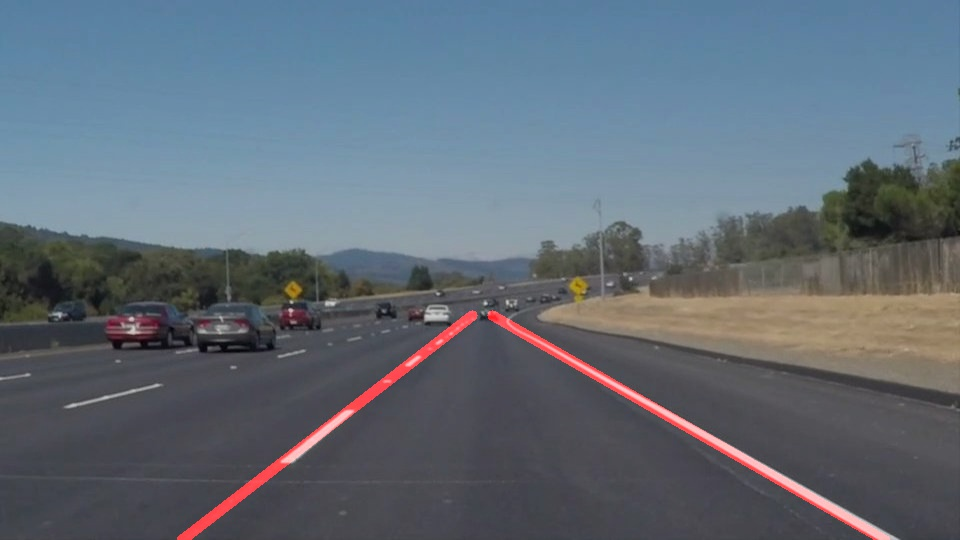
#> input picture test_images/out_solidWhiteCurve.jpg, 960 x 540 px; its folder holds only this picture in this run
$ jupyter execute --allow-errors P1.ipynb   (shell and % lines are left out)
#> lines starting #> are read from the running program, lines starting #| are printed output that depends on the picture; after the words box and inside, x2 and y2 are one past the last pixel; in counts of white or black regions, pixels touching at a corner belong together
# **Finding Lane Lines on the Road**
***
In this project, you will use the tools you learned about in the lesson to identify lane lines on the road.  You can develop your pipeline on a series of individual images, and later apply the result to a video stream (really just a series of images). Check out the video clip "raw-lines-example.mp4" (also contained in this repository) to see what the output should look like after using the helper functions below.

Once you have a result that looks roughly like "raw-lines-example.mp4", you'll need to get creative and try to average and/or extrapolate the line segments you've detected to map out the full extent of the lane lines.  You can see an example of the result you're going for in the video "P1_example.mp4".  Ultimately, you would like to draw just one line for the left side of the lane, and one for the right.

---
Let's have a look at our first image called 'test_images/solidWhiteRight.jpg'.  Run the 2 cells below (hit Shift-Enter or the "play" button above) to display the image.

**Note: If, at any point, you encounter frozen display windows or other confounding issues, you can always start again with a clean slate by going to the "Kernel" menu above and selecting "Restart & Clear Output".**

---

**The tools you have are color selection, region of interest selection, grayscaling, Gaussian smoothing, Canny Edge Detection and Hough Tranform line detection.  You  are also free to explore and try other techniques that were not presented in the lesson.  Your goal is piece together a pipeline to detect the line segments in the image, then average/extrapolate them and draw them onto the image for display (as below).  Once you have a working pipeline, try it out on the video stream below.**

---

<figure>

 <figcaption>
 <p></p>
 <p style="text-align: center;"> Your output should look something like this (above) after detecting line segments using the helper functions below </p>
 </figcaption>
</figure>
 <p></p>
<figure>

 <figcaption>
 <p></p>
 <p style="text-align: center;"> Your goal is to connect/average/extrapolate line segments to get output like this</p>
 </figcaption>
</figure>

**Run the cell below to import some packages.  If you get an `import error` for a package you've already installed, try changing your kernel (select the Kernel menu above --> Change Kernel).  Still have problems?  Try relaunching Jupyter Notebook from the terminal prompt.  Also, see [this forum post](https://carnd-forums.udacity.com/cq/viewquestion.action?spaceKey=CAR&id=29496372&questionTitle=finding-lanes---import-cv2-fails-even-though-python-in-the-terminal-window-has-no-problem-with-import-cv2) for more troubleshooting tips.**

[cell 1]
#importing some useful packages
import matplotlib.pyplot as plt
import matplotlib.image as mpimg
import numpy as np
import cv2

#> (a cell that did not finish here is left out)

**Some OpenCV functions (beyond those introduced in the lesson) that might be useful for this project are:**

`cv2.inRange()` for color selection
`cv2.fillPoly()` for regions selection
`cv2.line()` to draw lines on an image given endpoints
`cv2.addWeighted()` to coadd / overlay two images
`cv2.cvtColor()` to grayscale or change color
`cv2.imwrite()` to output images to file
`cv2.bitwise_and()` to apply a mask to an image

**Check out the OpenCV documentation to learn about these and discover even more awesome functionality!**

Below are some helper functions to help get you started. They should look familiar from the lesson!

[cell 3]
import math

def grayscale(img):
    """Applies the Grayscale transform
    This will return an image with only one color channel
    but NOTE: to see the returned image as grayscale
    (assuming your grayscaled image is called 'gray')
    you should call plt.imshow(gray, cmap='gray')"""
    return cv2.cvtColor(img, cv2.COLOR_RGB2GRAY)
    # Or use BGR2GRAY if you read an image with cv2.imread()
    # return cv2.cvtColor(img, cv2.COLOR_BGR2GRAY)

def canny(img, low_threshold, high_threshold):
    """Applies the Canny transform"""
    return cv2.Canny(img, low_threshold, high_threshold)

def gaussian_blur(img, kernel_size):
    """Applies a Gaussian Noise kernel"""
    return cv2.GaussianBlur(img, (kernel_size, kernel_size), 0)

def region_of_interest(img, vertices):
    """
    Applies an image mask.

    Only keeps the region of the image defined by the polygon
    formed from `vertices`. The rest of the image is set to black.
    """
    #defining a blank mask to start with
    mask = np.zeros_like(img)

    #defining a 3 channel or 1 channel color to fill the mask with depending on the input image
    if len(img.shape) > 2:
        channel_count = img.shape[2]  # i.e. 3 or 4 depending on your image
        ignore_mask_color = (255,) * channel_count
    else:
        ignore_mask_color = 255

    #filling pixels inside the polygon defined by "vertices" with the fill color
    cv2.fillPoly(mask, vertices, ignore_mask_color)

    #returning the image only where mask pixels are nonzero
    masked_image = cv2.bitwise_and(img, mask)
    return masked_image

# line_memory = []
def draw_lines(img, lines, color=[255, 0, 0], thickness=10):
    """
    NOTE: this is the function you might want to use as a starting point once you want to
    average/extrapolate the line segments you detect to map out the full
    extent of the lane (going from the result shown in raw-lines-example.mp4
    to that shown in P1_example.mp4).

    Think about things like separating line segments by their
    slope ((y2-y1)/(x2-x1)) to decide which segments are part of the left
    line vs. the right line.  Then, you can average the position of each of
    the lines and extrapolate to the top and bottom of the lane.

    This function draws `lines` with `color` and `thickness`.
    Lines are drawn on the image inplace (mutates the image).
    If you want to make the lines semi-transparent, think about combining
    this function with the weighted_img() function below
    """
    left_m = 0
    left_b = 0
    left_count = 0
    right_m = 0
    right_b = 0
    right_count = 0

    left_stop = -0.43
    right_stop = 0.43

    y_stop = 315

    for line in lines:
        for x1,y1,x2,y2 in line:
            slope = ((y2-y1)/(x2-x1))
            intercept = y2 - (slope * x2)
            if slope > left_stop:
                left_m += slope
                left_b += intercept
                left_count += 1
            elif slope < right_stop:
                right_m += slope
                right_b += intercept
                right_count += 1

# [10 lines of commented-out code are left out]

    if left_count > 0:
        mL = left_m / left_count
        bL = left_b / left_count

    if right_count > 0:
        mR = right_m / right_count
        bR = right_b / right_count

    if left_count > 0:
        x1 = (img.shape[0] - bL) / mL
        x2 = (y_stop - bL) / mL

        cv2.line(img, (int(x1), int(img.shape[0])), (int(x2), int(y_stop)), color, thickness)

    if right_count > 0:
        x1 = (img.shape[0] - bR) / mR
        x2 = (y_stop - bR) / mR

        cv2.line(img, (int(x1), int(img.shape[0])), (int(x2), int(y_stop)), color, thickness)

def hough_lines(img, rho, theta, threshold, min_line_len, max_line_gap):
    """
    `img` should be the output of a Canny transform.

    Returns an image with hough lines drawn.
    """
    lines = cv2.HoughLinesP(img, rho, theta, threshold, np.array([]), minLineLength=min_line_len, maxLineGap=max_line_gap)
    line_img = np.zeros((img.shape[0], img.shape[1], 3), dtype=np.uint8)
    draw_lines(line_img, lines)
    return line_img

# Python 3 has support for cool math symbols.

def weighted_img(img, initial_img, α=0.8, β=1., λ=0.):
    """
    `img` is the output of the hough_lines(), An image with lines drawn on it.
    Should be a blank image (all black) with lines drawn on it.

    `initial_img` should be the image before any processing.

    The result image is computed as follows:

    initial_img * α + img * β + λ
    NOTE: initial_img and img must be the same shape!
    """
    return cv2.addWeighted(initial_img, α, img, β, λ)

## Test on Images

Now you should build your pipeline to work on the images in the directory "test_images"
**You should make sure your pipeline works well on these images before you try the videos.**

[cell 4]
import os
images = os.listdir("test_images/")
#> images = ['out_solidWhiteCurve.jpg']

run your solution on all test_images and make copies into the test_images directory).

[cell 5]
# TODO: Build your pipeline that will draw lane lines on the test_images
# then save them to the test_images directory.

for image in images:
    real_image = mpimg.imread('test_images/' + image)
#> real_image is the input picture: shape (540, 960, 3); mean R, G, B 97.2, 107.6, 118.4

    gray = grayscale(real_image)
#> in grayscale, `return cv2.cvtColor(img, cv2.COLOR_RGB2GRAY)`:
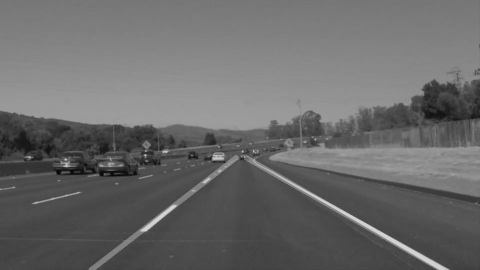
#> returned value: shape (540, 960) (shown at 1/2 size); min 3, max 219, mean 105.7

    kernel_size = 5
    blur_gray = gaussian_blur(gray, kernel_size)

    low_threshold = 50
    high_threshold = 150

    edges = canny(blur_gray, low_threshold, high_threshold)
#> in canny, `return cv2.Canny(img, low_threshold, high_threshold)`:
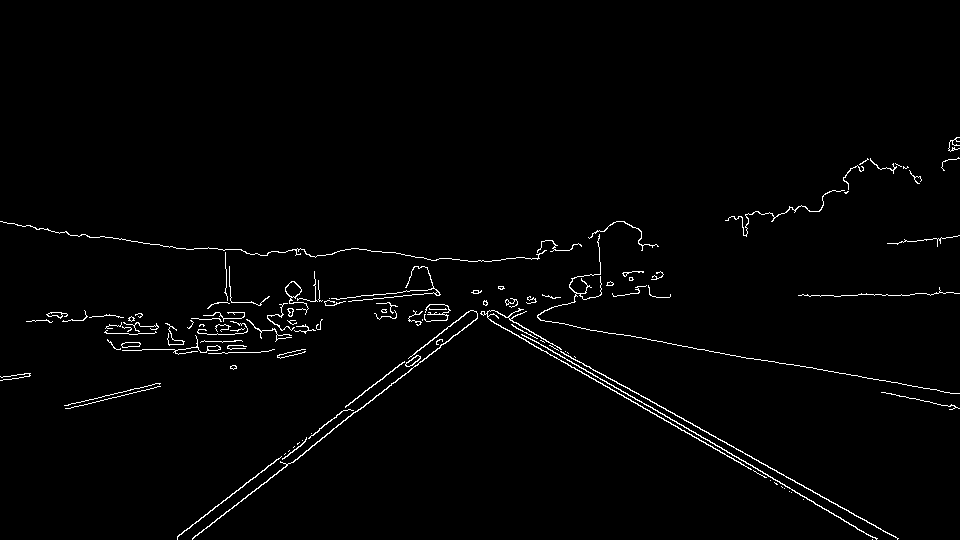
#> returned value: shape (540, 960); 1.6% white in thin lines or dots, all inside (x1, y1, x2, y2) = (0, 137, 960, 540)

    imshape = real_image.shape

    vertices = np.array([[(130, imshape[0]),
                          (imshape[1]/2.0 - 20., imshape[0]*0.57),
                          (imshape[1]/2.0 + 20., imshape[0]*0.57),
                          (880, imshape[0])]], dtype=np.int32)

#     vertices = np.array([[(120, imshape[0]),(540, 200), (540, 200), (850, imshape[0])]], dtype=np.int32)
    masked_edges = region_of_interest(edges, vertices)
#> in region_of_interest, `cv2.fillPoly(mask, vertices, ignore_mask_color)`:
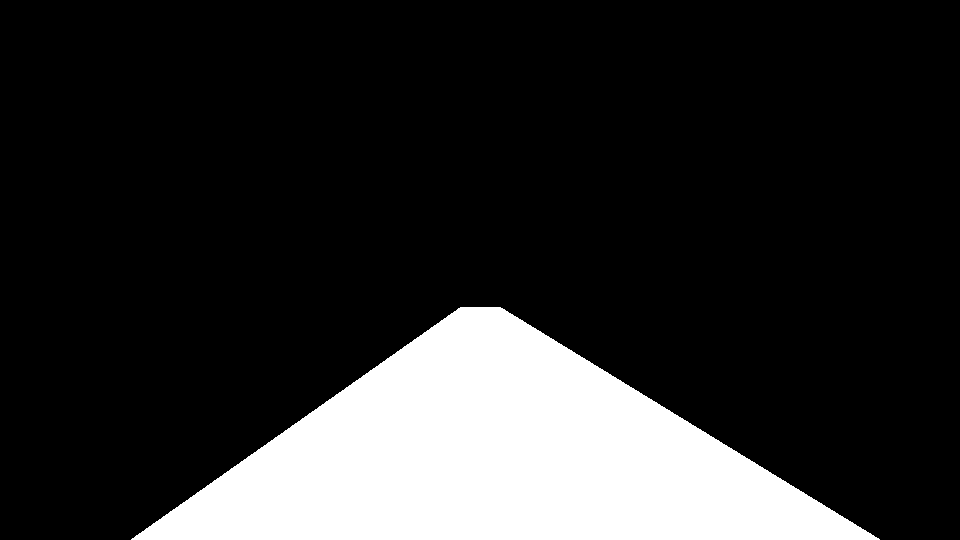
#> mask: shape (540, 960); 17.8% white; 1 white region, box (x1, y1, x2, y2) and area: (131, 307, 880, 540) 92157
#> in region_of_interest, `masked_image = cv2.bitwise_and(img, mask)`:
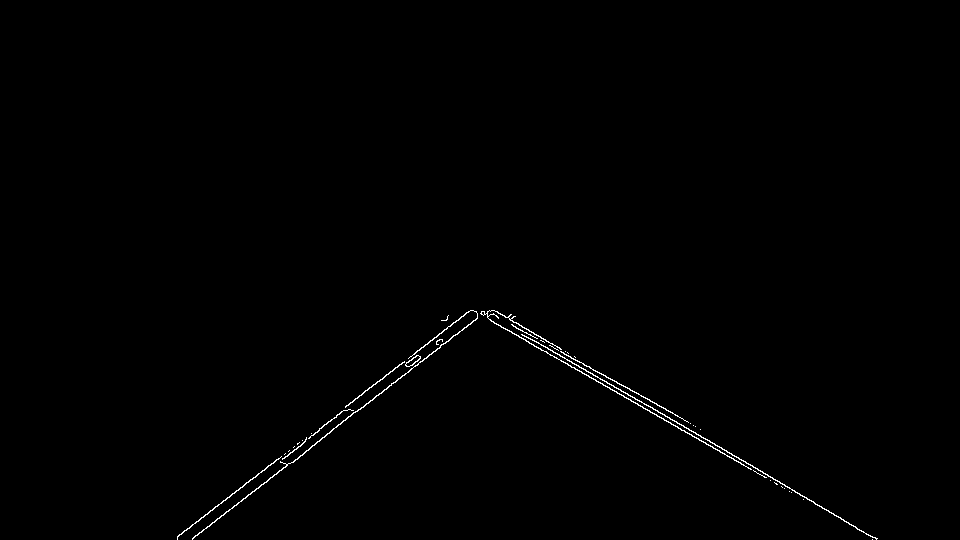
#> masked_image: shape (540, 960); 0.49% white in thin lines or dots, all inside (x1, y1, x2, y2) = (177, 310, 878, 540)

    rho = 1 # distance resolution in pixels of the Hough grid
    theta = np.pi/180 # angular resolution in radians of the Hough grid
    threshold = 40     # minimum number of votes (intersections in Hough grid cell)
    min_line_length = 10 #minimum number of pixels making up a line
    max_line_gap = 20    # maximum gap in pixels between connectable line segments

    lines = hough_lines(masked_edges, rho, theta, threshold, min_line_length, max_line_gap)
#> in hough_lines, `lines = cv2.HoughLinesP(img, rho, theta, threshold, np.array([]), minL..`: lines = 17 rows, first 6: [522, 334, 876, 538], [209, 526, 484, 312], [538, 342, 784, 484], [476, 311, 803, 499], [177, 536, 297, 443], [473, 310, 692, 436]
#> the loop in draw_lines, `for line in lines:` made 17 passes
#> after the loop in draw_lines, `for line in lines:`: left_b = 323.1; left_count = 9; left_m = 5.13; right_b = 5501.4; right_count = 8; right_m = -6.4
#> in draw_lines, `mL = left_m / left_count`: mL = 0.57
#> in draw_lines, `bL = left_b / left_count`: bL = 35.9
#> in draw_lines, `mR = right_m / right_count`: mR = -0.8
#> in draw_lines, `bR = right_b / right_count`: bR = 687.7
#> in draw_lines, `x1 = (img.shape[0] - bL) / mL`: x1 = 884.6
#> in draw_lines, `x2 = (y_stop - bL) / mL`: x2 = 489.8
#> in draw_lines, `x1 = (img.shape[0] - bR) / mR`: x1 = 184.7
#> in draw_lines, `x2 = (y_stop - bR) / mR`: x2 = 466
#> in draw_lines, `cv2.line(img, (int(x1), int(img.shape[0])), (int(x2), int(y_stop)), co..`:
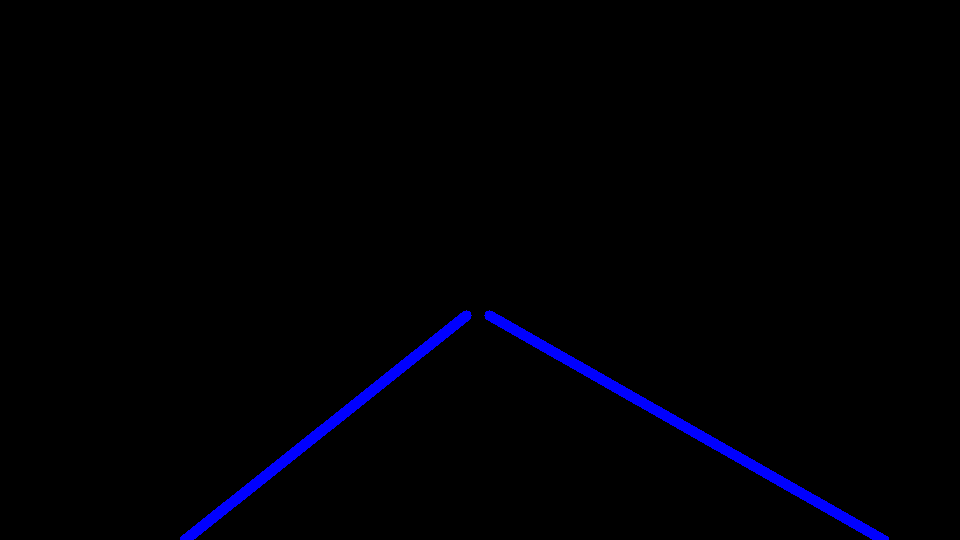
#> img: shape (540, 960, 3); mean of channels 0, 1, 2 4.3, 0, 0; drawn as B, G, R

    lines_edges = weighted_img(lines, real_image)
#> in weighted_img, `return cv2.addWeighted(initial_img, α, img, β, λ)`:
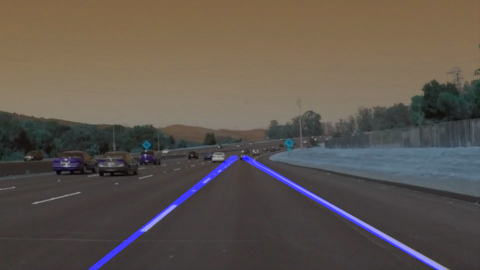
#> returned value: shape (540, 960, 3) (shown at 1/2 size); mean of channels 0, 1, 2 78.9, 86, 94.8; drawn as B, G, R

    cv2.imwrite("test_images/out_" + image, cv2.cvtColor(lines_edges, cv2.COLOR_BGR2RGB))
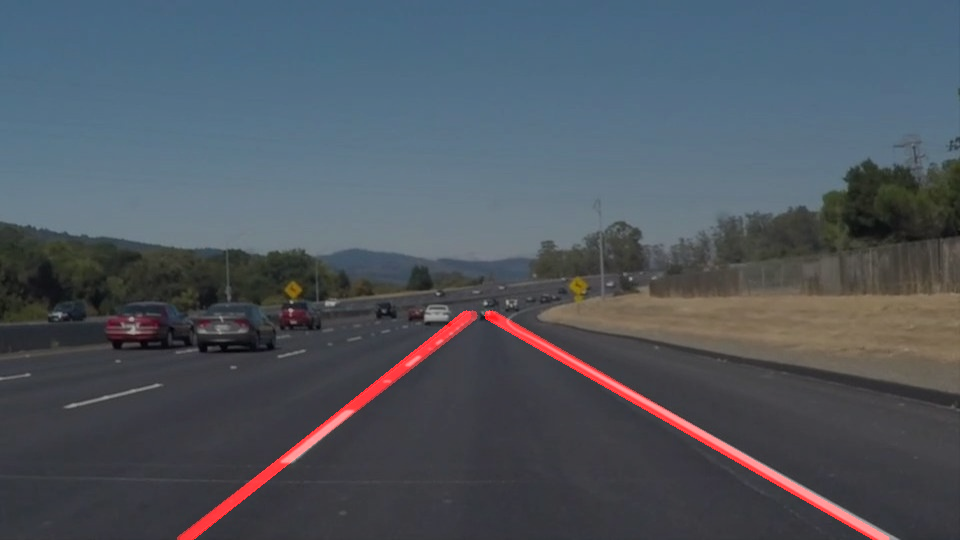
#> saved as out_out_solidWhiteCurve.jpg: shape (540, 960, 3); mean B, G, R 94.8, 86, 78.9

#     channel_count = real_image.shape[2]  # i.e. 3 or 4 depending on your image
#     ignore_mask_color = (255,) * channel_count
#     cv2.fillPoly(lines_edges, vertices, ignore_mask_color)

plt.imshow(lines_edges)

$ run again, on test_images/out_solidYellowLeft.jpg
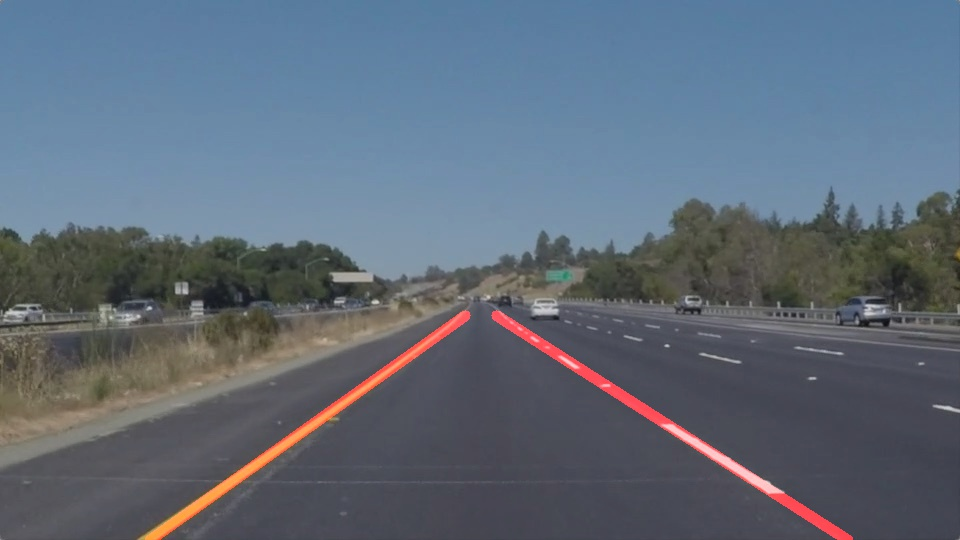
#> input picture test_images/out_solidYellowLeft.jpg, 960 x 540 px
#> images = ['out_solidYellowLeft.jpg']
#> real_image is the input picture: shape (540, 960, 3); mean R, G, B 95.5, 106.9, 120.6
#> mask: shape (540, 960); 17.8% white; 1 white region, box (x1, y1, x2, y2) and area: (131, 307, 880, 540) 92157
#> in region_of_interest, `masked_image = cv2.bitwise_and(img, mask)`:
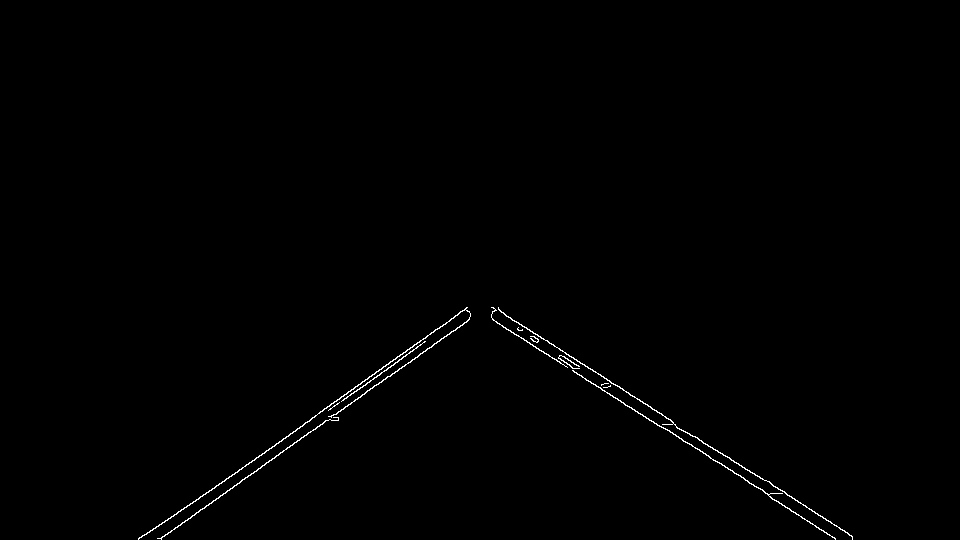
#> masked_image: shape (540, 960); 0.49% white in thin lines or dots, all inside (x1, y1, x2, y2) = (138, 307, 853, 540)
#> lines = 21 rows, first 6: [200, 509, 466, 322], [503, 327, 769, 494], [138, 538, 274, 446], [498, 309, 745, 469], [272, 447, 435, 329], [547, 340, 673, 422]
#> the loop in draw_lines, `for line in lines:` made 21 passes
#> after the loop in draw_lines, `for line in lines:`: left_b = -20.99; left_count = 9; left_m = 5.75; right_b = 7759.1; right_count = 12; right_m = -8.56
#> mL = 0.638
#> bL = -2.33
#> mR = -0.713
#> bR = 646.6
#> in draw_lines, `x1 = (img.shape[0] - bL) / mL`: x1 = 849.5
#> in draw_lines, `x2 = (y_stop - bL) / mL`: x2 = 497
#> in draw_lines, `x1 = (img.shape[0] - bR) / mR`: x1 = 149.4
#> in draw_lines, `x2 = (y_stop - bR) / mR`: x2 = 464.8
#> `cv2.imwrite("test_images/out_" + image, cv2.cvtColor(lines_edges, cv2...`:
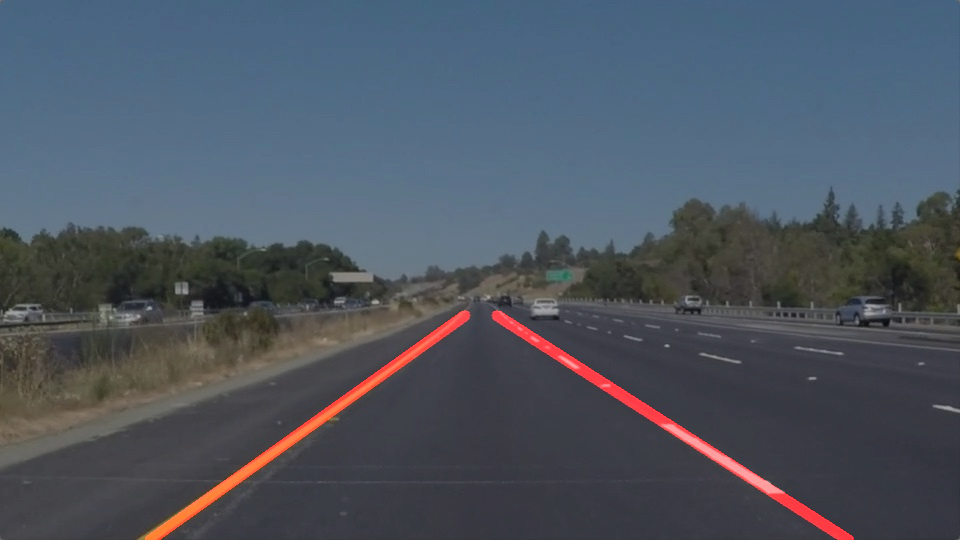
#> saved as out_out_solidYellowLeft.jpg: shape (540, 960, 3); mean B, G, R 96.5, 85.5, 77.4
